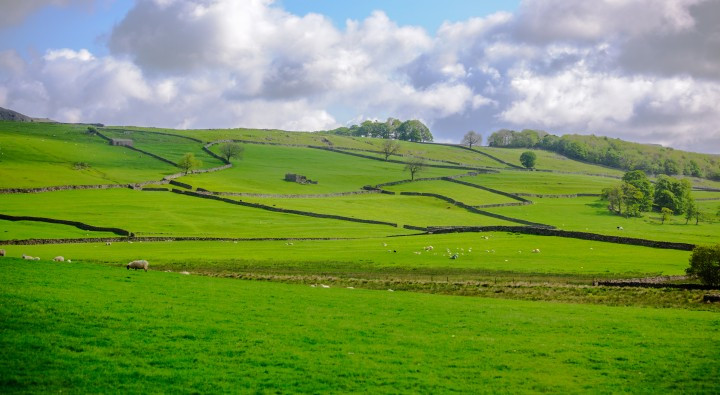
#> input picture imagem1.jpg, 720 x 395 px
$ python comparador_de_imagens.py
#> lines starting #> are read from the running program, lines starting #| are printed output that depends on the picture
from PIL import Image, ImageDraw
import os
import sys

class ComparadorDeImagem:

    def __init__(self):
        self.analyze()

    def analyze(self):

        imagem1 = Image.open("./imagem1.jpg") #Colocar aqui o diretório da primeira imagem a ser comparada
#> imagem1 is the input picture: PIL image 720x395 RGB; mean R, G, B 122.3, 151.3, 85.7
        imagem2 = Image.open("./imagem2.jpg") #Colocar aqui o diretório da segunda imagem a ser comparada
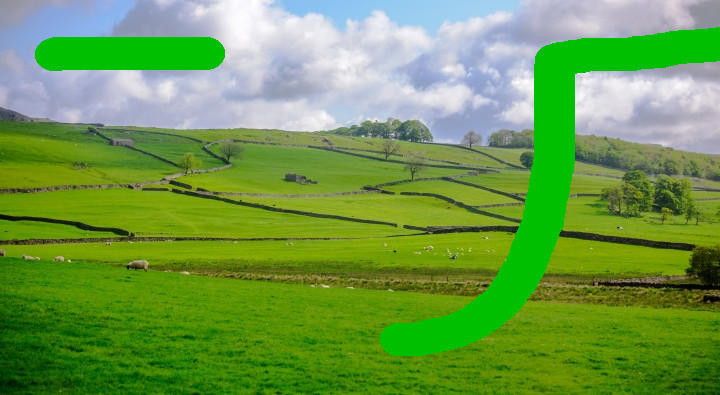
#> input picture imagem2.jpg, 720 x 395 px
#> imagem2 is the input picture: PIL image 720x395 RGB; mean R, G, B 109.2, 154.1, 74.4
        colunas = 20
        linhas = 20
        tela_altura, tela_largura = imagem1.size
#> tela_altura = 720; tela_largura = 395

        bloco_largura = ((tela_altura - 1) // colunas) + 1
#> bloco_largura = 36
        bloco_altura = ((tela_largura - 1) // linhas) + 1
#> bloco_altura = 20


        for y in range(0, tela_largura, bloco_altura+1):
            for x in range(0, tela_altura, bloco_largura+1):
                regiao_imagem1 = self.processar_regiao(imagem1, x, y, bloco_largura, bloco_altura)
                regiao_imagem2 = self.processar_regiao(imagem2, x, y, bloco_largura, bloco_altura)

                #Compara as duas regiões das imagem, e se forem diferentes, ele desenha um retângulo na região
                if regiao_imagem1 is not None and regiao_imagem2 is not None and regiao_imagem2 != regiao_imagem1:
                    draw = ImageDraw.Draw(imagem1)
                    draw.rectangle((x, y, x+bloco_largura, y+bloco_altura), outline = "red")
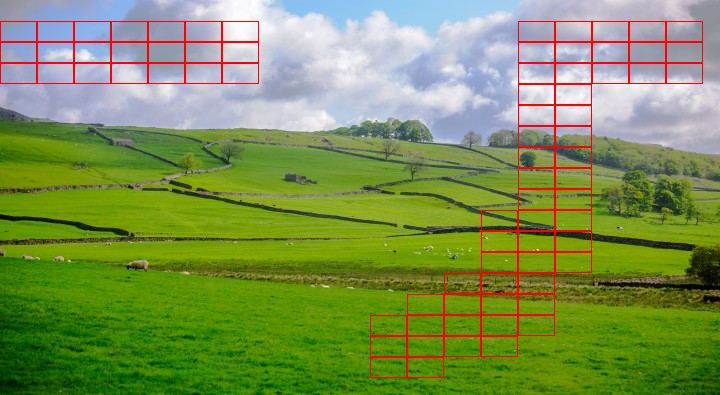
#> imagem1: PIL image 720x395 RGB; mean R, G, B 125.7, 146.6, 82.1

        imagem1.save("result.png")

    def processar_regiao(self, imagem, x, y, largura, altura):
        regiao_total = 0

        #Fator de sensitividade.
        #quanto maior o fator, menor a sensibilidade
        fator = 100

        for cordenadaY in range(y, y+altura):
            for cordenadaX in range(x, x+largura):
                try:
                    pixel = imagem.getpixel((cordenadaX, cordenadaY))
                    regiao_total += sum(pixel)/4
                except:
                    return

        return regiao_total/fator

ComparadorDeImagem()
